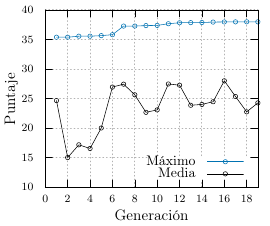

This figure's gnuplot source:
ifile = "genetico.dat"
ofile = "genetico.tex"

set terminal tikz standalone color size 13cm,8cm
set termoption dash
set output ofile

set grid lw 1.5
set key bottom right

set autoscale xfixmax

set tics font ",8"
set xlabel "Generación" font ",11"
set ylabel "Puntaje" font ",11"

set lmargin at screen 0.05
set rmargin at screen 0.95
set bmargin at screen 0.05
set tmargin at screen 0.95
plot ifile u 1:2 lt 6 lc 6 w lp t "Puntaje máximo", ifile u 1:3 lt 6 lc -1 w lp t "Puntaje medio"
